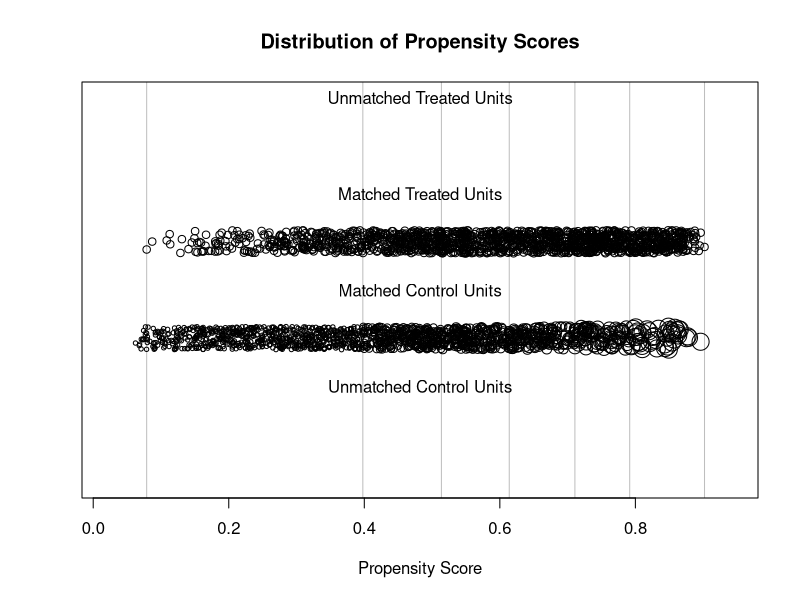
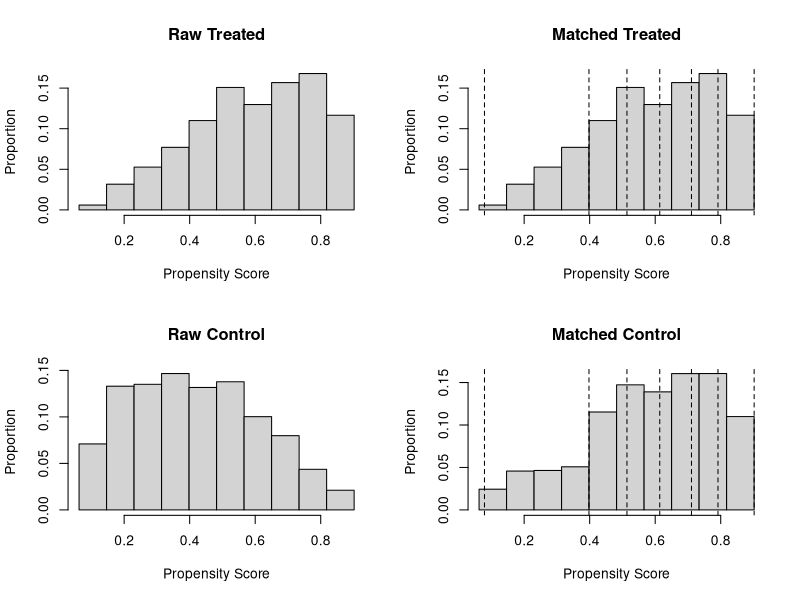

Recreate these plots in R, in order.
## ---- chunk 1
# install.packages("MatchIt")
# install.packages("Matching")
library(MatchIt)
library(Matching)
library(data.table)
require(MatchIt)
require(Matching)
## ---- chunk 2
dt <- read.csv("Aim1.csv")
dt[1:5,]
## ---- chunk 3
names(dt)
## ---- chunk 4
attach(dt)
dt2 <- cbind(dt[1], dt[13], dt[15:22], dt[25:30], dt[35:36])
names(dt2)
## ---- chunk 5
m.out <- matchit(insurance ~ ID + routine_checkup + great_health + mother_college + HS_grad + low_income + disability + female + NE_So_region + high_exercise + smoker + race_white + daily_veg + daily_fruit + low_risk_alcohol + overweight_11 + obese_11, data=dt2, method="subclass")
# , ratio=1
summary(m.out)
## ---- chunk 6
matchedIns <- match.data(m.out)
write.csv(matchedIns, file="MatchedData.csv")
## ---- chunk 7
plot(m.out, type="jitter")
## ---- chunk 8
plot(m.out, type="hist")
## ---- chunk 9
t.test(insurance~great_health, matchedIns)
t.test(insurance~mother_college, matchedIns)
t.test(insurance~HS_grad, matchedIns)
t.test(insurance~low_income, matchedIns)
